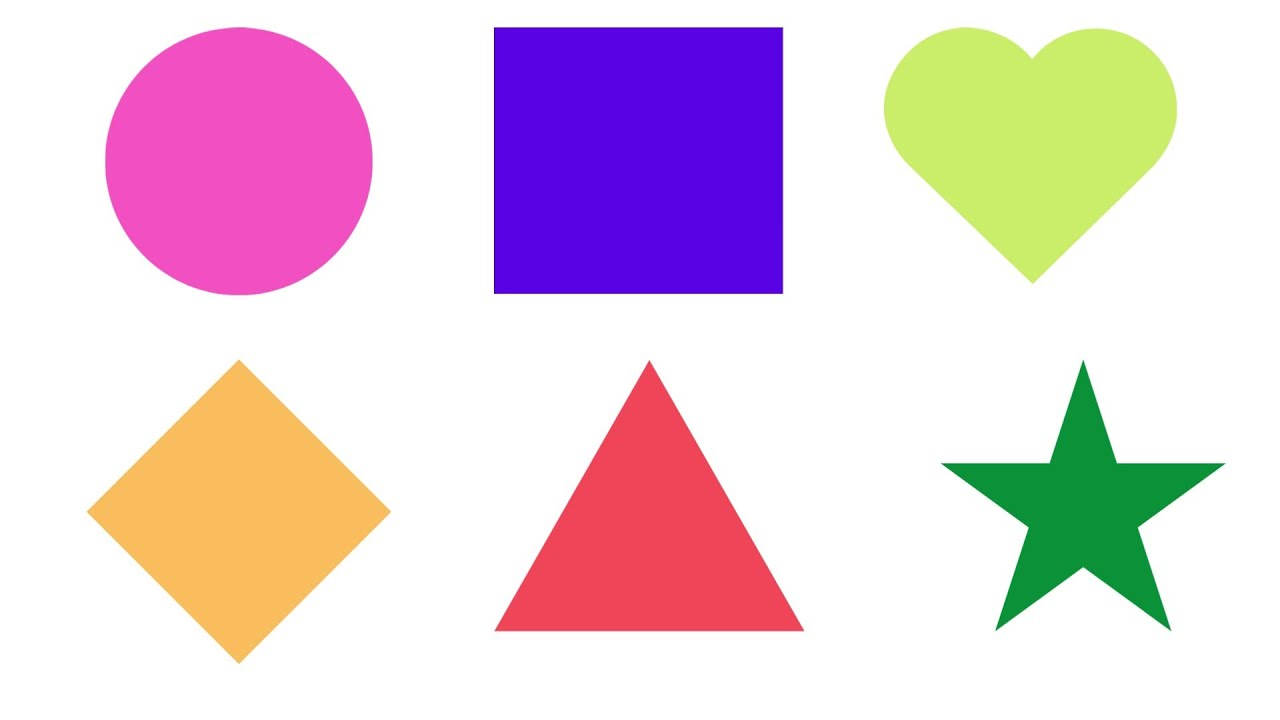
#> input picture drawing_shape.jpg, 1280 x 720 px
$ jupyter execute OpenCV_shape_recognition.ipynb   (shell and % lines are left out)
#> lines starting #> are read from the running program, lines starting #| are printed output that depends on the picture; after the words box and inside, x2 and y2 are one past the last pixel; in counts of white or black regions, pixels touching at a corner belong together
[cell 1]
import cv2
import matplotlib.pyplot as plt
import numpy as np

[cell 2]
#set this cv2.imshow as a function

def cv_show(name,img):
    cv2.imshow(name,img)
    cv2.waitKey(0)
    cv2.destroyAllWindows()

[cell 3]
img = cv2.imread("drawing_shape.jpg")
#> img is the input picture: shape (720, 1280, 3); mean B, G, R 219.4, 207.3, 229.5
gray = cv2.cvtColor(img,cv2.COLOR_BGR2GRAY)
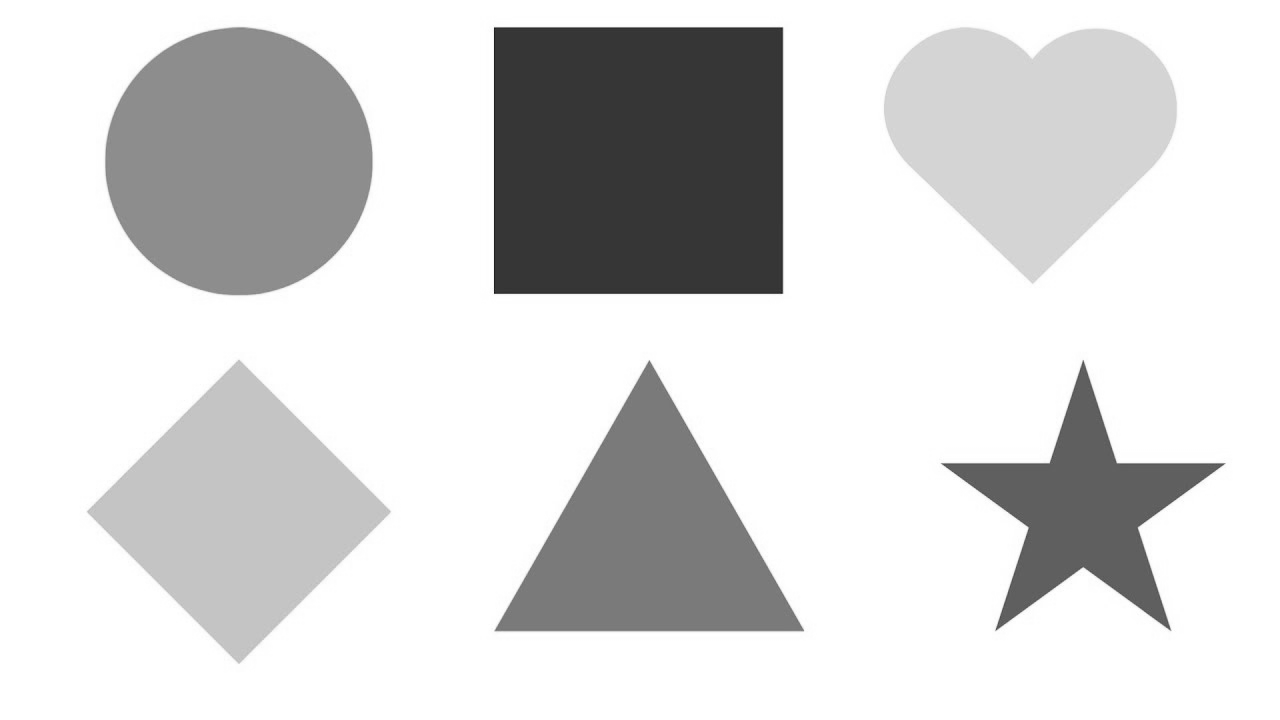
#> gray: shape (720, 1280); min 20, max 255, mean 215.3
ret,thresh = cv2.threshold(gray,230,255,cv2.THRESH_BINARY)
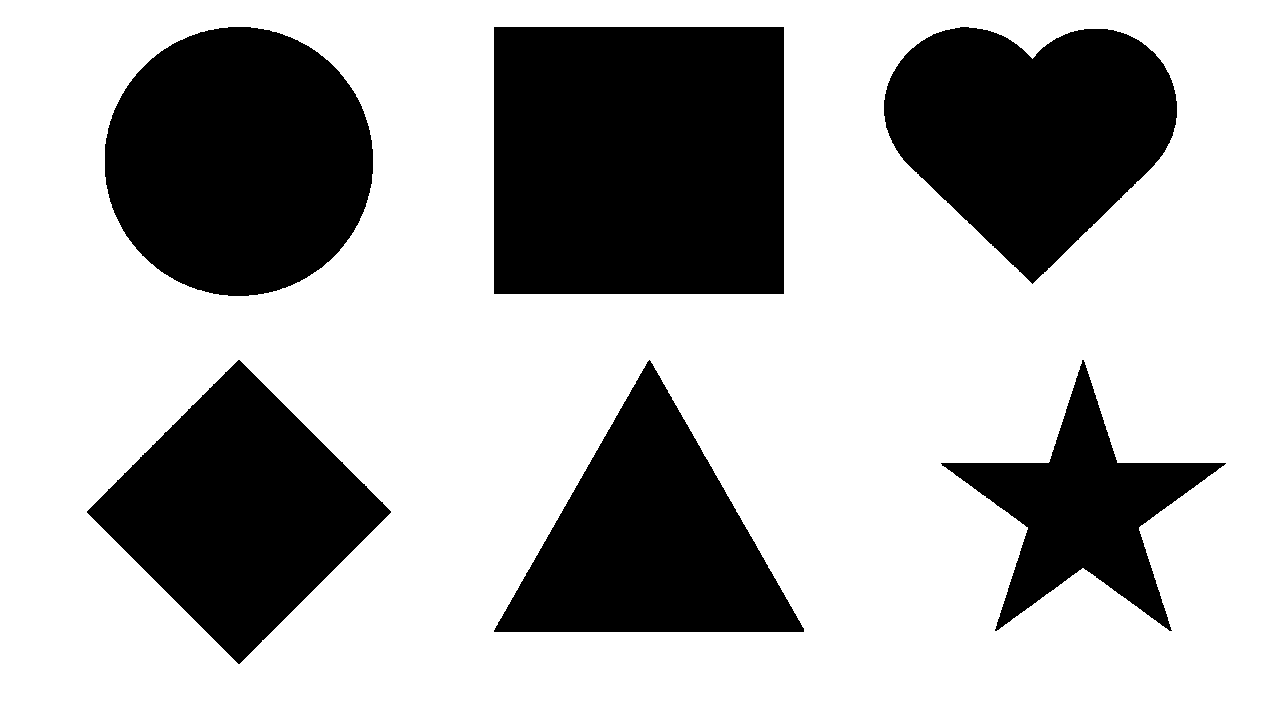
#> thresh: shape (720, 1280); 67.6% white; 6 black regions
cv_show("thresh",thresh)

[cell 4]
contours, _ = cv2.findContours(thresh,cv2.RETR_TREE,cv2.CHAIN_APPROX_NONE)
#> contours = 7 contours; box (x1, y1, x2, y2) and area: (0, 0, 1280, 720) 919601, (493, 26, 785, 295) 77986, (104, 26, 374, 297) 57130, (883, 26, 1178, 285) 50162, (86, 359, 392, 665) 46852, (493, 359, 805, 633) 43074, (940, 359, 1227, 632) 26304

[cell 5]
img_contour = img.copy()
for contour in contours:
    area = cv2.contourArea(contour, True)
    if area>300:
        epsilon = 0.02*cv2.arcLength(contour,True)
        approx = cv2.approxPolyDP(contour,epsilon,True)
        corners = len(approx)

        result = cv2.drawContours(img_contour,contour,-1,(0,0,0),2)
        x,y,w,h = cv2.boundingRect(approx)
        cv2.rectangle(img_contour,(x,y),(x+w,y+h),[0,255,0],2)

        #below is to check the shape
        if corners == 3:
            cv2.putText(img_contour,"Triangle",(x+w//4,y+h//2),2,1,[0,0,0],3)
        elif corners == 4:
            cv2.putText(img_contour,"Rectangle",(x+w//4,y+h//2),2,1,[0,0,0],3)
        elif corners == 5:
            cv2.putText(img_contour,"Pentagon",(x+w//4,y+h//2),2,1,[0,0,0],3)
        elif corners == 6:
            cv2.putText(img_contour,"Hexagon",(x+w//4,y+h//2),2,1,[0,0,0],3)
        else:
            cv2.putText(img_contour,"Others",(x+w//4,y+h//2),2,1,[0,0,0],3)

        #circumscribed circle
        (x,y),radius = cv2.minEnclosingCircle(contour)
        center = (int(x),int(y))
        radius = int(radius)
        cv2.circle(img_contour,center,radius,[255,0,0],2)
#> this loop made 7 passes
#> (area, epsilon, approx, corners, w, h) on passes 3, 4, 6: (43073.5, 19.69, [[649, 359], [804, 631], [494, 632]], 3, 311, 274), (46851.5, 17.55, [[238, 359], [391, 511], [239, 664], [86, 512]], 4, 306, 306), (77986, 22.31, [[493, 27], [783, 26], [784, 293], [494, 294]], 4, 292, 269)
#> (area, epsilon, corners, w, h, radius) on passes 2, 5, 7: (26304.5, 22.92, 10, 287, 273, 150), (50162, 18.29, 8, 285, 256, 151), (57130.5, 17.87, 8, 270, 271, 135)
#> pass 3, `result = cv2.drawContours(img_contour,contour,-1,(0,0,0),2)`:
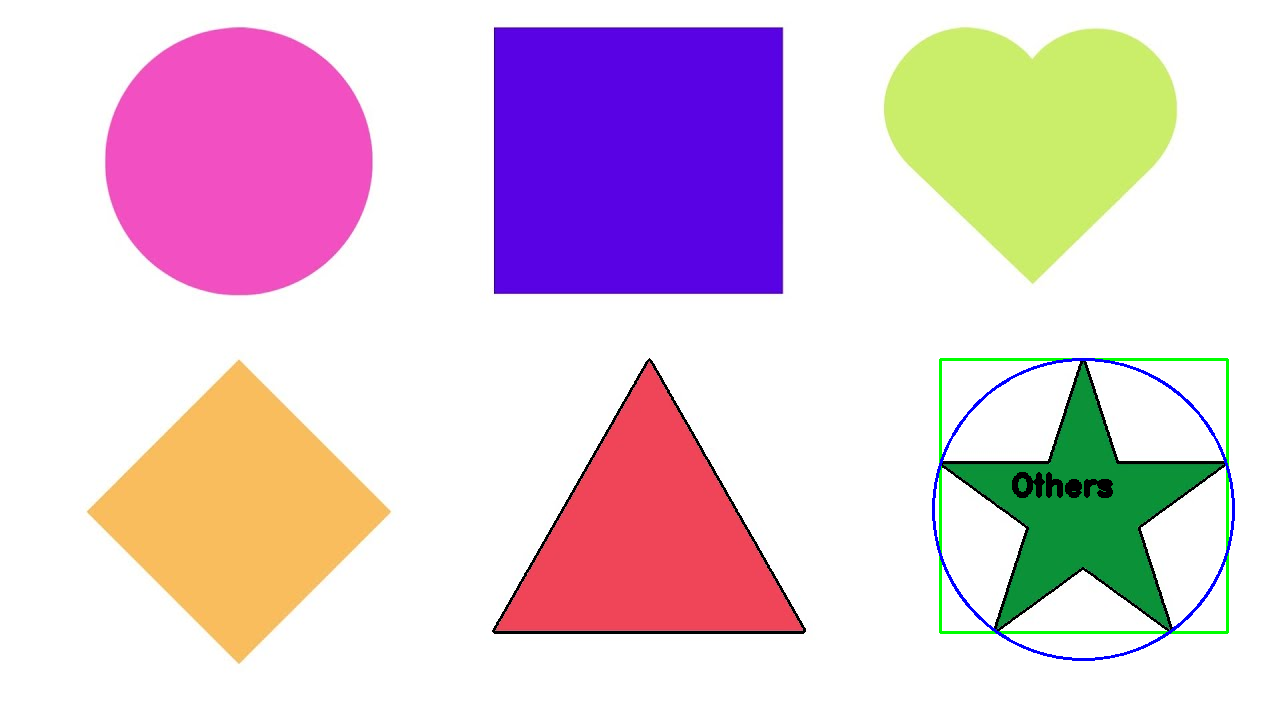
#> result: shape (720, 1280, 3); mean B, G, R 217.2, 204.9, 226.5
#> after the loop:
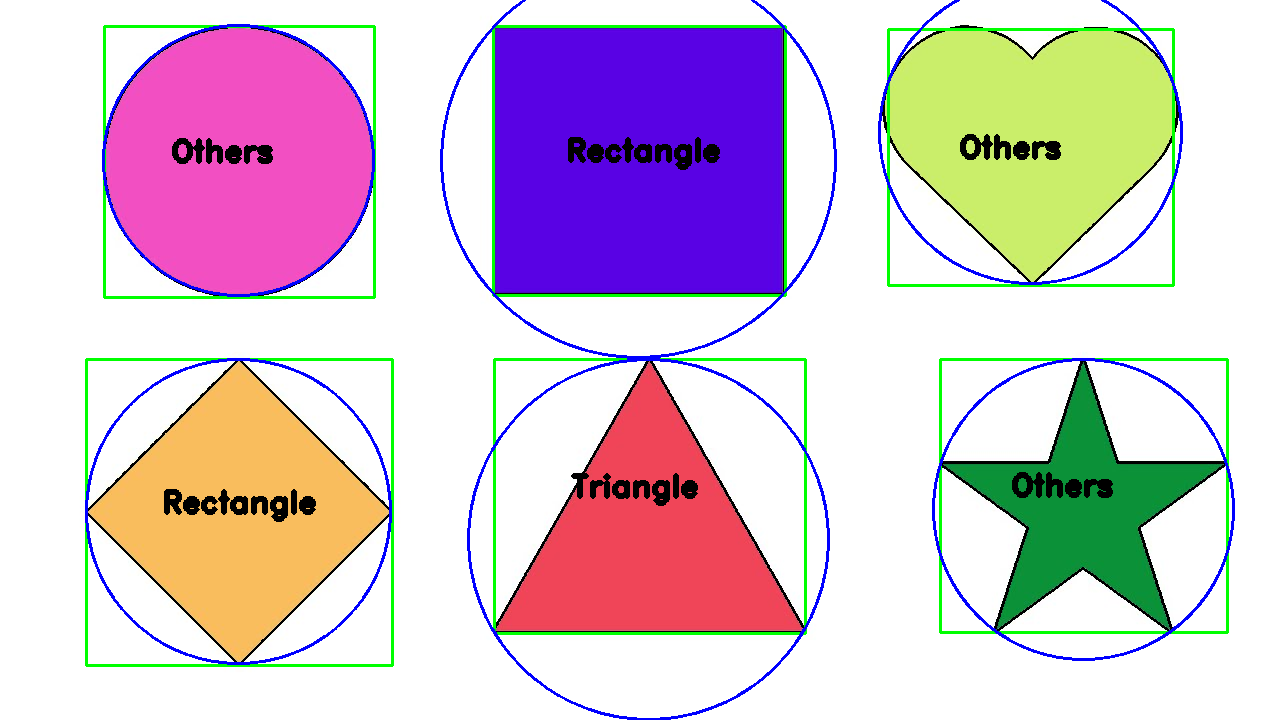
#> img_contour: shape (720, 1280, 3); 6.02% of pixels changed, all inside (x1, y1, x2, y2) = (85, 0, 1235, 720)

cv_show("contour",result)

[cell 6]
plt.imshow(img_contour)

[cell 7]
final = np.hstack((img,img_contour))
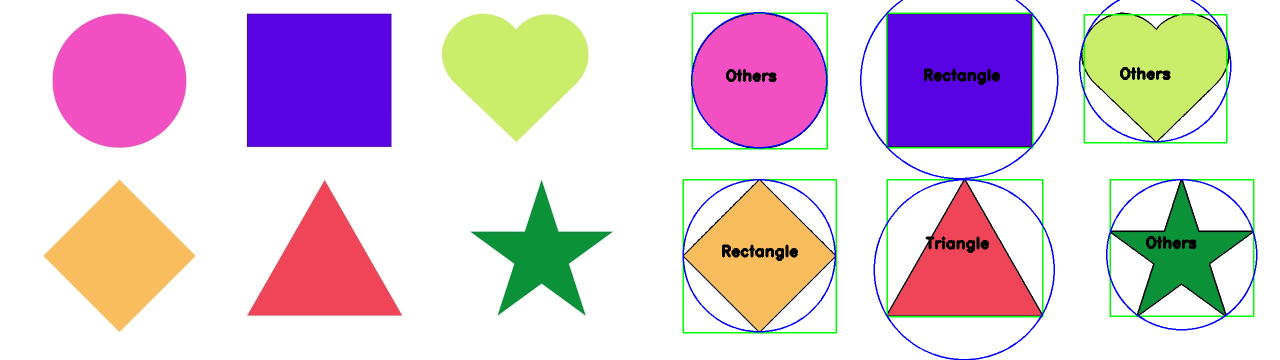
#> final: shape (720, 2560, 3) (shown at 1/2 size); mean B, G, R 215.1, 203.3, 222.5
plt.imshow(final)
